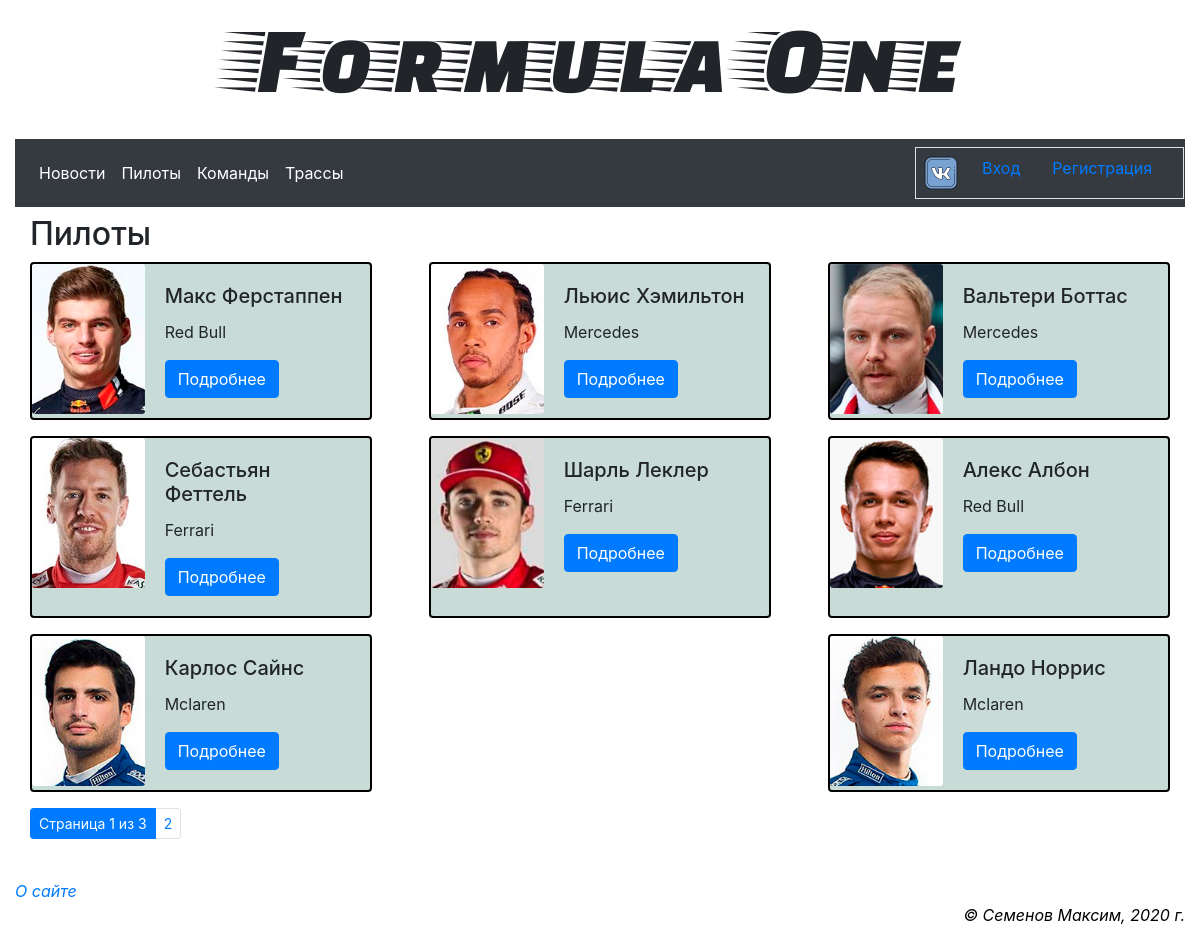
The app's page /drivers/ with its own data.
### main/models.py (models this page shows, shortened)
class Driver(models.Model):
	first_name = models.CharField(max_length=20, verbose_name='Имя')
	last_name = models.CharField(max_length=20, verbose_name='Фамилия')
	date_of_birth = models.DateField(verbose_name='Дата рождения')
	country = models.CharField(max_length=30, verbose_name='Страна')
	image = models.ImageField(blank=True, upload_to=get_timestamp_path, verbose_name='Фото')
	is_active = models.BooleanField(default=True, db_index=True, verbose_name='Действующий пилот?')
	team = models.ForeignKey('Team', on_delete=models.PROTECT, verbose_name='Команда',
								null=True, blank=True)
	biography = models.TextField(default=True, verbose_name='Биография')
	starts = models.IntegerField(default=True, verbose_name='Кол-во стартов')
	wins = models.IntegerField(default=True, verbose_name='Кол-во побед')
	pole_position= models.IntegerField(default=True, verbose_name='Кол-во поулов')
	scores = models.IntegerField(default=True, verbose_name='Кол-во очков')
	podiums= models.IntegerField(default=True, verbose_name='Кол-во подиумов')
	best_laps= models.IntegerField(default=True, verbose_name='Кол-во лучших кругов')
	championship_win = models.IntegerField(default=True, verbose_name='Побед в чемпионате')
	scores_season = models.IntegerField(default=0, verbose_name='Очков в сезоне')
	class Meta:
		verbose_name = 'Пилот'
		verbose_name_plural = 'Пилоты'

class Team(models.Model):
	name = models.CharField(max_length=20, verbose_name='Название')
	debut_in_f1 = models.DateField(verbose_name='Дебют в Ф1')
	country = models.CharField(max_length=30, verbose_name='Страна')
	image = models.ImageField(blank=True, upload_to=get_timestamp_path, verbose_name='Фото')
	team_car_image = models.ImageField(blank=True, upload_to=get_timestamp_path, verbose_name='Фото болида')
	is_active = models.BooleanField(default=True, db_index=True, verbose_name='Действующая команда')
	team_history =models.TextField(default=True, verbose_name='История команды')
	starts = models.IntegerField(default=True, verbose_name='Кол-во стартов')
	wins = models.IntegerField(default=True, verbose_name='Кол-во побед')
	pole_position= models.IntegerField(default=True, verbose_name='Кол-во поулов')
	scores = models.IntegerField(default=True, verbose_name='Кол-во очков')
	podiums= models.IntegerField(default=True, verbose_name='Кол-во подиумов')
	best_laps= models.IntegerField(default=True, verbose_name='Кол-во лучших кругов')
	constructors_win = models.IntegerField(default=True, verbose_name='Побед в Кубке конструкторов')
	scores_season = models.IntegerField(default=0, verbose_name='Очков в сезоне')
	def __str__(self):
		return self.name
	class Meta:
		verbose_name = 'Команда'
		verbose_name_plural = 'Команды'

### main/views.py (the view)
# urls.py: path('drivers/', by_drivers, name='by_drivers'),
def by_drivers(request):
	drivers = Driver.objects.all()
	paginator = Paginator(drivers, 8)
	if 'page' in request.GET:
		page_num = request.GET['page']
	else:
		page_num = 1
	page = paginator.get_page(page_num)
	context = {'page': page, 'drivers': page.object_list}
	return render(request, 'main/by_drivers.html', context)

### main/templates/main/by_drivers.html (shortened to what this page needs)
{% extends 'layout/basic.html' %}
{% load thumbnail %}
{% load bootstrap4 %}
{% load static %}
{% block content %}
<h2>Пилоты</h2>
<div class="d-flex justify-content-xl-between">
    {% for driver in drivers %}
        <div class="card mb-3 " style="width: 30%;">
            <div class="row no-gutters">
                <div class="col-md-4">
                    <img src="{{ driver.image.url }}" class="card-img" alt="изображение пилота">
                </div>
                <div class="col-md-8">
                    <div class="card-body">
                        <h5 class="card-title">{{ driver.first_name }} {{ driver.last_name }}</h5>
                        <p class="card-text">{{ driver.team }}</p>
                        <a href="{% url 'main:driver_detail' pk=driver.pk %}" class="btn btn-primary">Подробнее</a>
                    </div>
                </div>
            </div>
        </div>
    {% endfor %}
 </div>
<nav aria-label="#">
    <ul class="pagination pagination-sm">
        <li class="page-item active" aria-current="page">
            <span class="page-link">
            Страница {{ page.number }} из {{ page.paginator.num_pages }}
            </span>
        </li>
        {% if page.has_next %}
            <li class="page-item">
               <a class="page-link" href="?page={{ page.next_page_number }}">{{ page.next_page_number }}</a>
            </li>
        {% endif %}
    </ul>
</nav>
{% endblock %}

### main/static/main/style.css (style rules this page uses)
body { background: url(background.jpg) no-repeat; background-size: cover; }
.card { background-color: #c8dbd7; border: 2px solid black; }
.d-flex { flex-wrap: wrap; }

### records on screen
Driver: image (picture), first_name "Макс", last_name "Ферстаппен", team "Red Bull"
Driver: image (picture), first_name "Льюис", last_name "Хэмильтон", team "Mercedes"
Driver: image (picture), first_name "Вальтери", last_name "Боттас", team "Mercedes"
Driver: image (picture), first_name "Себастьян", last_name "Феттель", team "Ferrari"
Driver: image (picture), first_name "Шарль", last_name "Леклер", team "Ferrari"
Driver: image (picture), first_name "Алекс", last_name "Албон", team "Red Bull"
Driver: image (picture), first_name "Карлос", last_name "Сайнс", team "Mclaren"
Driver: image (picture), first_name "Ландо", last_name "Норрис", team "Mclaren"

### other values on screen
{{ page.number }} "1"
{{ page.paginator.num_pages }} "3"
{{ page.next_page_number }} "2"
